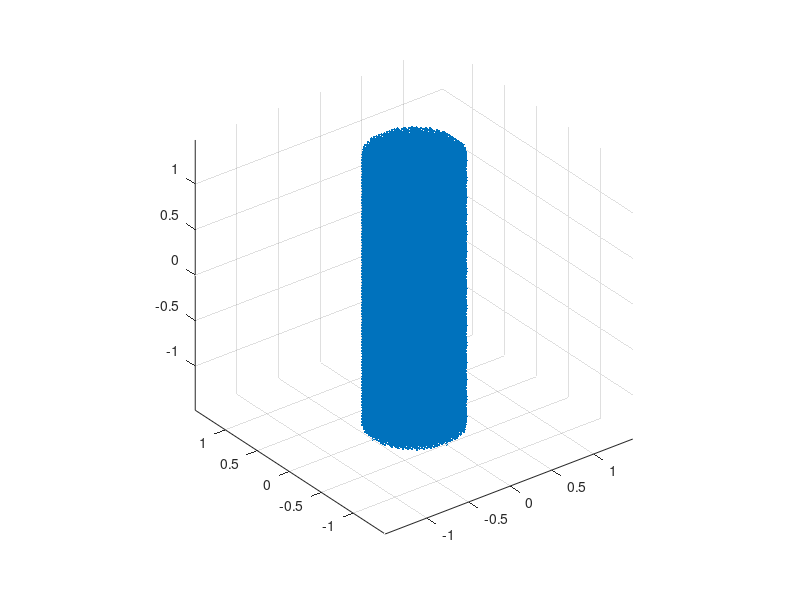

This figure's MATLAB source:
%% ---------------------------------------------------------------------
%%
%% Copyright (c) 2016 - 2019 by the IBAMR developers
%% All rights reserved.
%%
%% This file is part of IBAMR.
%%
%% IBAMR is free software and is distributed under the 3-clause BSD
%% license. The full text of the license can be found in the file
%% COPYRIGHT at the top level directory of IBAMR.
%%
%% ---------------------------------------------------------------------

%% Filename : Cylinder3d.m
% Adapted from Cylinder2d.m by Claude
clear all;
clc;
%% Mesh parameters.
Lx = 16.0; Ly = 16.0; Lz = 16.0;
Nx = 32*4*4; Ny = 32*4*4; Nz = 32*4*4;
dx = Lx/Nx; dy = Ly/Ny; dz = Lz/Nz;
L = 3.0;

%% cylinder parameters.
X_com = 0.0; Y_com = 0.0; Z_com = 0.0;
Radius = 0.5;
num_pts_x = ceil(2*Radius/dx);
num_pts_y = ceil(2*Radius/dy);
num_pts_z = ceil(L/dz);

%% write out the points.
idx = 0;
for i = 1:num_pts_x
    x = X_com + ( (i-1)*dx - Radius );
    
    for j = 1:num_pts_y
        y = Y_com + ( (j-1)*dy - Radius );
        
        for k = 1:num_pts_z
            z = Z_com + ( (k-1)*dz - Lz/2 );
            
            if( ((x- X_com)^2 + (y-Y_com)^2) <= Radius^2 )
                idx = idx+1;
                X_array(idx) = x; Y_array(idx) = y; Z_array(idx) = z;
            end
        end
    end
end

XCOM = sum(X_array)/length(X_array);
YCOM = sum(Y_array)/length(Y_array);
ZCOM = sum(Z_array)/length(Z_array);

X_array = X_array - XCOM;
Y_array = Y_array - YCOM;
Z_array = Z_array - ZCOM;

%% plot the cylinder
scatter3(X_array, Y_array, Z_array, '.');
axis equal

%% write the coordinates in the file
fid = fopen('./cylinder3d.vertex','wt');
fprintf(fid,'%d\n', length(X_array));

for i = 1:length(X_array)
    fprintf(fid,'%f\t%f\t%f\n',X_array(i),Y_array(i),Z_array(i));
end

fclose(fid);
